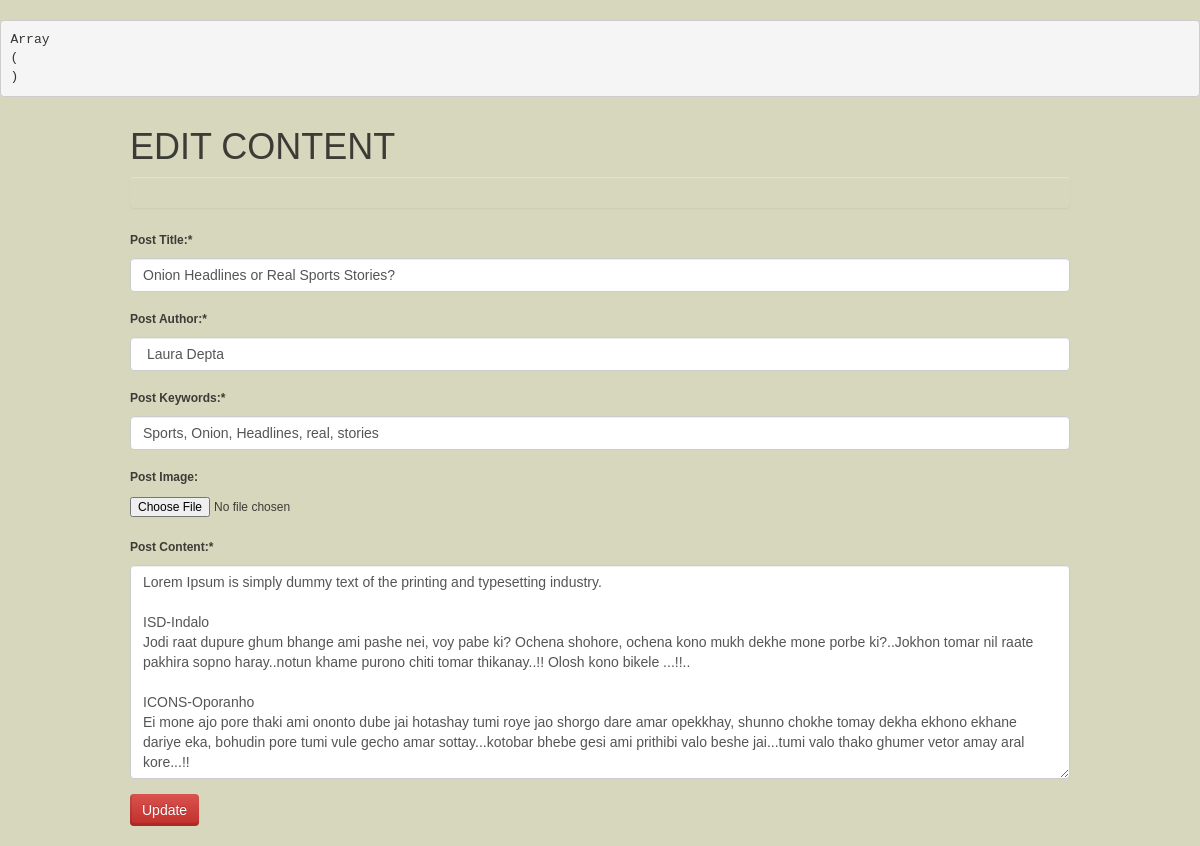
Screenshot of /admin/content/edit_content.php?id=14 (signed in) with the database file from the repository.
### tables this page shows
CREATE TABLE IF NOT EXISTS `posts` (
  `post_id` int(10) NOT NULL AUTO_INCREMENT,
  `menu_id` int(10) NOT NULL,
  `post_title` varchar(100) NOT NULL,
  `post_date` date NOT NULL,
  `post_author` varchar(100) NOT NULL,
  `post_image` text NOT NULL,
  `post_keywords` text NOT NULL,
  `post_content` varchar(1000) NOT NULL,
  PRIMARY KEY (`post_id`)
);

### admin/content/edit_content.php (the view, shortened to what this page needs)
<!DOCTYPE html>
<html lang="en">
  <head>
    <link href="../../Bootstrap/css/bootstrap.min.css" rel="stylesheet">
    <link rel="stylesheet" href="../../Bootstrap/css/bootstrap-theme.min.css">
    <link rel="stylesheet" href="../../styles/style.css">
    <link rel="stylesheet" href="../../font-awesome/css/font-awesome.min.css">
  </head>
  <body>
  <?php
    echo "<pre>";
    print_r($_POST);
    echo "</pre>";
  $error_title="";
  $error_author="";
  $error_keywords="";
  $error_content="";
  $error_occured="";
  $post_title="";
  $post_author="";
  $post_keywords="";
  $post_content="";
include("../include/connect.php");
  $id=$_GET['id'];
$sql = "SELECT * FROM posts WHERE post_id=$id";
$result = $conn->query($sql);
if ($result->num_rows > 0) {
   while($row = $result->fetch_assoc()) {
      $post_title=$row["post_title"];
      $post_author=$row["post_author"];
      $post_keywords=$row["post_keywords"];
      $post_content=$row["post_content"];
    }
  } else {
      echo "0 results";
  }
  ?>
  <div class="container form">
    <div class="row">
      <div class="col-xs-12 col-sm-12 col-md-12 col-lg-12">
        <h1>EDIT CONTENT</h1>
        <div class="alert <?php if(!empty($error_occured)){echo "alert-danger";} ?>" role="alert">
          </div>
        <form action="edit_content.php?id=<?php echo $id;?>" method="post" enctype="multipart/form-data">
          <div class="form-group <?php if (!empty($error_title)){echo "has-error";}?>">
            <label for="exampleInputEmail1">Post Title:*</label><span class="error"><?php echo $error_title;  ?></span>
            <input class="form-control" type="text" value="<?php echo $post_title; ?>" name="title">
          </div>
          <div class="form-group <?php if (!empty($error_author)){echo "has-error";}?>">
            <label for="exampleInputEmail1">Post Author:*</label><span class="error"><?php echo $error_author;  ?></span>
            <input class="form-control" type="text" value="<?php echo $post_author; ?>" name="author">
          </div>
          <div class="form-group <?php if (!empty($error_keywords)){echo "has-error";}?>">
            <label for="exampleInputEmail1"> Post Keywords:*</label><span class="error"><?php echo $error_keywords;  ?></span>
            <input class="form-control" type="text" value="<?php echo $post_keywords; ?>" name="keywords">
          </div>
          <div class="form-group">
            <label for="exampleInputFile">Post Image:</label>
            <input type="file" name="image" value="upload" id="exampleInputFile">
          </div>
          <div class="form-group <?php if (!empty($error_content)){echo "has-error";}?>">
            <label for="exampleInputEmail1"> Post Content:*</label><span class="error"><?php echo $error_content;  ?></span>
            <textarea class="form-control" rows="10" cols="40" name="content"><?php echo $post_content; ?></textarea>
          </div>
          <button type="submit" value="Publish_Now" name="submit" class="btn btn-danger">Update</button>
        </form>
      </div>
    </div>
  </div>
  </body>
</html>

### styles/style.css (style rules this page uses)
body { margin-top: 20px; background: #D7D7BD; text-align: justify; line-height: 25px; font-family: Tahoma, Arial, Helvetica, sans-serif; font-size: 12px; color: #3C3C37; margin-bottom: 20px; }
.btn { border: 0; border-bottom: 0; border-left: 0; box-shadow: inset 0 -3.2px rgba(0, 0, 0, 0.12), inset 2px 0 rgba(0, 0, 0, 0.1); outline: none; -webkit-outline: none; -o-outline: none; -moz-outline: none; }

### rows the page displays
posts: title "Onion Headlines or Real Sports Stories?", author "Laura Depta", keywords "Sports, Onion, Headlines, real, stories", content "Lorem Ipsum is simply dummy text of the printing and typesetting industry. ISD-Indalo Jodi raat dupure ghum bhange ami pashe nei, voy pabe ki? Ochena shohore, ochena kono mukh dekhe mone porbe ki?..Jokhon tomar nil raate pakhira sopno haray..notun khame purono chiti tomar thikanay..!! Olosh kono bikele ...!!.. ICONS-Oporanho Ei mone ajo pore thaki ami ononto dube jai hotashay tumi roye jao shorgo dare amar opekkhay, shunno chokhe tomay dekha ekhono ekhane dariye eka, bohudin pore tumi vule gecho amar sottay...kotobar bhebe gesi ami prithibi valo beshe jai...tumi valo thako ghumer vetor amay aral kore...!!"
